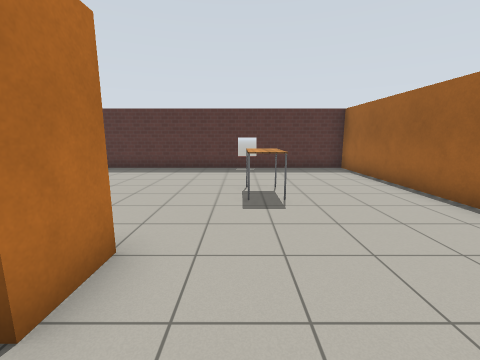
view 1 (above)

14 first-person views from a walk through a robot-simulator world made for Gazebo. The camera is 1.3 m above the floor, tilts 10° down and sees 90° across. The floor is counted in squares, 1 m on a side. Each view is taken from the middle of a square. On the plan, view 1 faces up. The plan holds only what a view shows up to about 12 squares ahead; the rest is blank. Simple patterns stand in for the simulator's built-in surfaces.

view 2
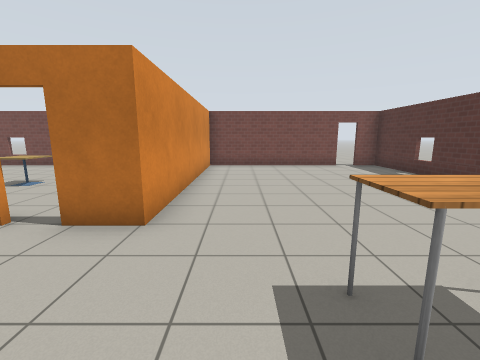

view 3
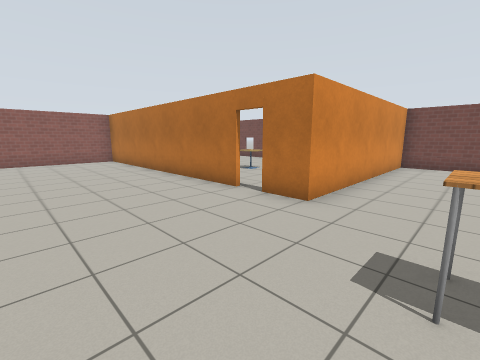

view 4
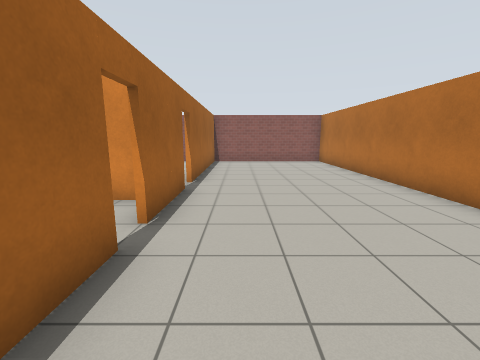

view 5
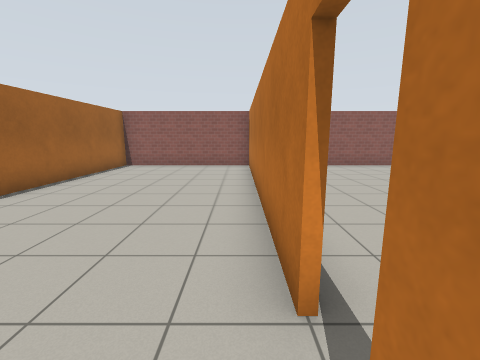

view 6
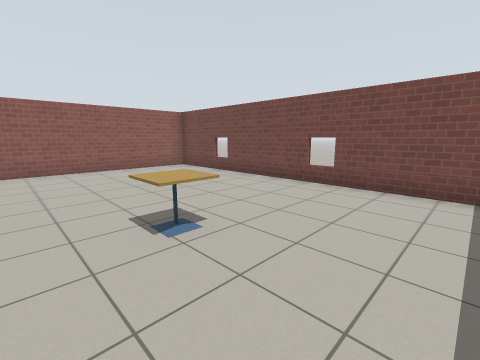

view 7
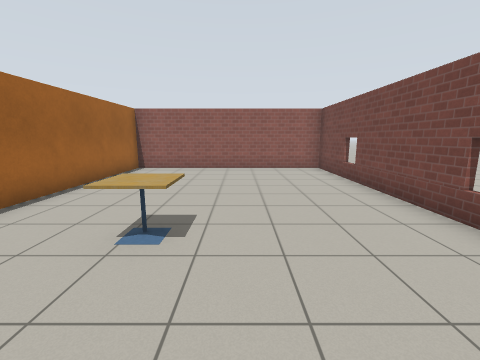

view 8
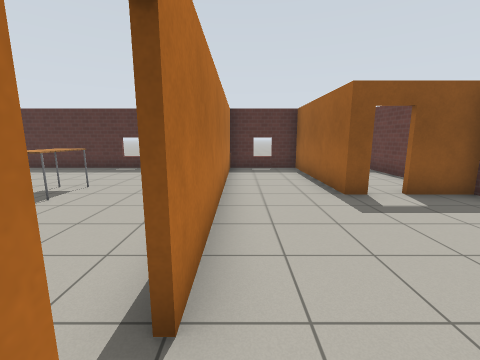

view 9
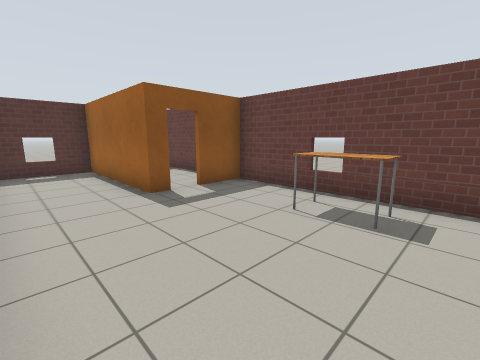

view 10
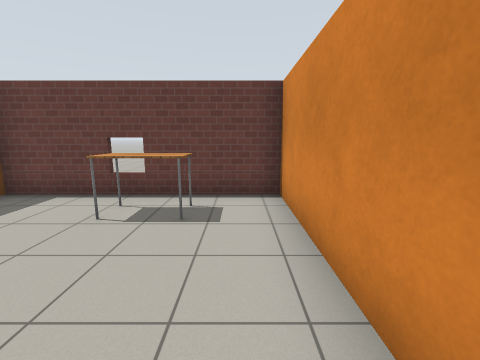

view 11
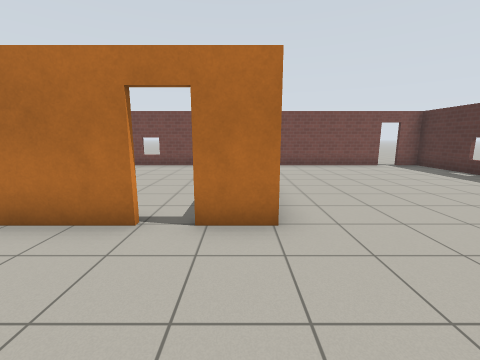

view 12
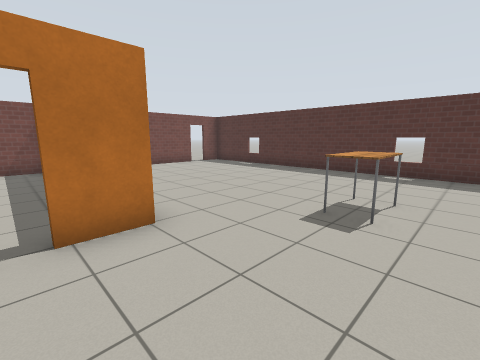

view 13
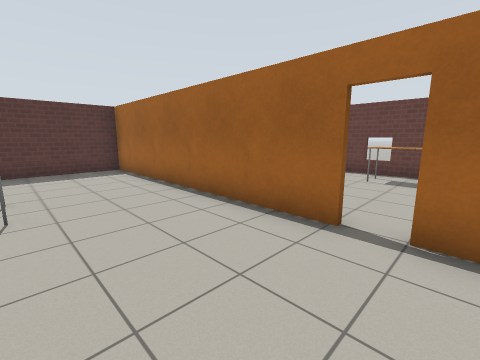

view 14
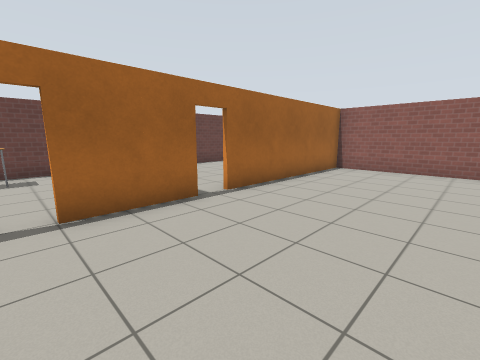

### Floor plan
Points are (right, up) in squares from view 1. A wall is a line through its corners. A room is listed if a view was taken in it or the views show most of it. See-through windows are left out.
Room 1 (views 1, 2, 3, 4, 5, 11, 12, 13, 14)
walls: (-1.4, 0.5) (-1.4, -9.4); (4.4, 1.4) (4.4, 10.5); (4.4, -2.1) (4.4, 0.5); (3.9, 10.4) (-9.4, 10.4); (-9.4, 8.6) (-9.4, 2.6) (-1.4, 2.6) (-1.4, 1.3); (-2, -9.4) (4.4, -9.4) (4.4, -2.9)
ways out: open door at (-1.5, 1) to room 2; open door at (4.5, 1) to room 3; open door at (-9.5, 9); open door at (4, -2.5)
objects: table (0, 5) to (1, 6)
Room 2 (views 6, 7)
walls: (-9.4, 2.1) (-9.4, -9.4) (-2, -9.4); (-1.6, -9.5) (-1.6, -3.2)
ways out: open door at (-1.5, 1) to room 1
objects: cafe table (-5, -2)
Room 3 (views 8, 9, 10)
walls: (8, 5.4) (7.4, 5.4) (7.4, 10.4) (3.9, 10.4); (5.1, -0.9) (10.4, -0.9) (10.4, 5.4) (8.7, 5.4); (4.6, 10.5) (4.6, 1.4)
ways out: open door at (4.5, 1) to room 1; open door at (8.5, 5)
objects: table (9, 1) to (9, 2)

Where each view was taken, in squares from view 1:
view 1: 0 up, 0 right, facing up
view 2: 4 up, 2 right, facing left
view 3: 5 up, 3 right, facing down-left
view 4: 4 up, 3 right, facing down
view 5: 2 up, 1 left, facing down
view 6: 1 up, 3 left, facing down-left
view 7: 1 up, 6 left, facing down
view 8: 0 up, 5 right, facing up
view 9: 0 up, 5 right, facing up-right
view 10: 0 up, 5 right, facing right
view 11: 2 up, 2 right, facing left
view 12: 1 up, 2 right, facing up-left
view 13: 0 up, 1 right, facing up-right
view 14: 1 up, 0 right, facing down-right
